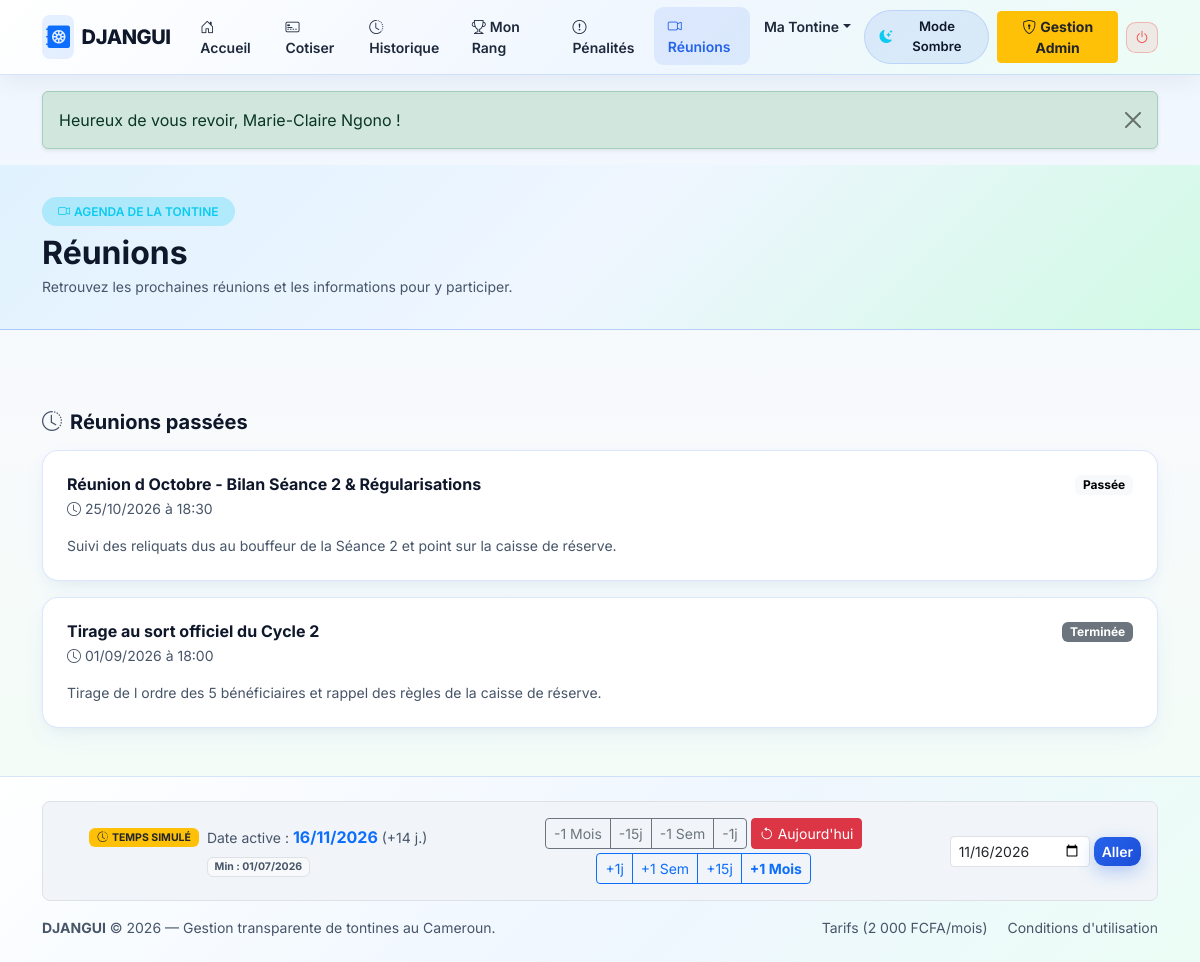
Screenshot of /member/meetings.php (signed in) with the database file from the repository.
### tables this page shows
CREATE TABLE meetings (
    id INT UNSIGNED AUTO_INCREMENT PRIMARY KEY,
    tontine_id INT UNSIGNED NOT NULL,
    titre VARCHAR(150) NOT NULL,
    date_heure DATETIME NOT NULL,
    lien_zoom VARCHAR(500) DEFAULT NULL,
    description TEXT DEFAULT NULL,
    statut ENUM('brouillon', 'publiee', 'terminee', 'annulee') NOT NULL DEFAULT 'brouillon',
    cree_par_id INT UNSIGNED NOT NULL,
    created_at DATETIME NOT NULL DEFAULT CURRENT_TIMESTAMP,

    CONSTRAINT fk_meetings_tontine FOREIGN KEY (tontine_id) REFERENCES tontines(id) ON DELETE CASCADE ON UPDATE CASCADE,
    CONSTRAINT fk_meetings_admin FOREIGN KEY (cree_par_id) REFERENCES users(id) ON DELETE RESTRICT ON UPDATE CASCADE,
    INDEX idx_meetings_tontine_date (tontine_id, statut, date_heure)
);

### includes/functions.php (called while the page is built, shortened)
<?php
function e($texte) {
    return htmlspecialchars((string)$texte, ENT_QUOTES, 'UTF-8');
}

### member/meetings.php (the view, shortened to what this page needs)
<?php
require_once __DIR__ . '/../includes/functions.php';
$tontine_id = (int)($_SESSION['tontine_id'] ?? 0);
$stmtMeetings = $pdo->prepare("
    SELECT id, titre, date_heure, lien_zoom, description, statut,
           (date_heure >= NOW()) AS est_a_venir
    FROM meetings
    WHERE tontine_id = ?
      AND statut IN ('publiee', 'terminee')
    ORDER BY (date_heure >= NOW()) DESC,
             CASE WHEN date_heure >= NOW() THEN date_heure END ASC,
             date_heure DESC
");
$stmtMeetings->execute([$tontine_id]);
$reunions = $stmtMeetings->fetchAll();
require_once __DIR__ . '/../includes/header.php';
require_once __DIR__ . '/../includes/navbar.php';
?>
<div class="page-header-dark">
    <div class="container">
        <span class="badge bg-info bg-opacity-25 text-info px-3 py-2 rounded-pill fw-semibold mb-2">
            <i class="bi bi-camera-video me-1"></i>AGENDA DE LA TONTINE
        </span>
        <h1 class="fw-bold h2 mb-1">Réunions</h1>
        <p class="text-muted small mb-0">
            Retrouvez les prochaines réunions et les informations pour y participer.
        </p>
    </div>
</div>
<main class="container pb-5">
    <?php if (empty($reunions)): ?>
        <div class="card card-djangui p-5 text-center mt-4">
            <i class="bi bi-calendar2-x fs-1 text-primary mb-2"></i>
            <h2 class="h5 fw-bold">Aucune réunion à afficher</h2>
            <p class="text-muted small mb-0">
                Les réunions seront affichées ici dès que la secrétaire les publiera.
            </p>
        </div>
    <?php else: ?>
        <?php
        $reunions_passees = array_filter($reunions, static fn($reunion) => (int)$reunion['est_a_venir'] !== 1);
        ?>
        <?php if (!empty($reunions_passees)): ?>
            <section class="mt-5" aria-labelledby="reunions-passees">
                <h2 id="reunions-passees" class="h5 fw-bold mb-3">
                    <i class="bi bi-clock-history text-muted me-2"></i>Réunions passées
                </h2>
                <div class="d-flex flex-column gap-3">
                    <?php foreach ($reunions_passees as $reunion): ?>
                        <article class="card card-djangui p-3 p-md-4">
                            <div class="d-flex flex-wrap justify-content-between align-items-start gap-2">
                                <div>
                                    <h3 class="h6 fw-bold mb-1"><?= e($reunion['titre']) ?></h3>
                                    <p class="small text-muted mb-0">
                                        <i class="bi bi-clock me-1"></i><?= date('d/m/Y à H:i', strtotime($reunion['date_heure'])) ?>
                                    </p>
                                </div>
                                <span class="badge <?= $reunion['statut'] === 'terminee' ? 'text-bg-secondary' : 'text-bg-light' ?>">
                                    <?= $reunion['statut'] === 'terminee' ? 'Terminée' : 'Passée' ?>
                                </span>
                            </div>
                            <?php if (!empty($reunion['description'])): ?>
                                <p class="text-muted small mt-3 mb-0"><?= nl2br(e($reunion['description'])) ?></p>
                            <?php endif; ?>
                        </article>
                    <?php endforeach; ?>
                </div>
            </section>
        <?php endif; ?>
    <?php endif; ?>
</main>
<?php require_once __DIR__ . '/../includes/footer.php'; ?>

### assets/css/style.css (style rules this page uses)
:root, [data-theme="light"] { --dj-bg-body: #f4f8fb; --dj-bg-body-gradient: linear-gradient(180deg, #eef6ff 0%, #f8fafc 45%, #f0fdf4 100%); --dj-bg-card: #fff; --dj-bg-section-alt: linear-gradient(135deg, #ffffff 0%, #f0f7ff 60%, #ecfdf5 100%); --dj-bg-box: #f1f5f9; --dj-text-main: #0f172a; --dj-text-muted: #475569; --dj-border-color: rgba(37, 99, 235, 0.16); --dj-navbar-bg: linear-gradient(135deg, rgba(255, 255, 255, 0.96) 0%, rgba(239, 246, 255, 0.96) 55%, rgba(236, 253, 245, 0.96) 100%); --dj-navbar-border: rgba(37, 99, 235, 0.18); --dj-navbar-shadow: 0 6px 24px rgba(15, 23, 42, 0.06); --dj-nav-link: #1e293b; --dj-nav-link-hover-bg: rgba(37, 99, 235, 0.10); --dj-nav-link-active: #2563eb; --dj-brand-text: #0f172a; --dj-hero-overlay: linear-gradient(125deg, rgba(255, 255, 255, 0.93) 0%, rgba(224, 242, 254, 0.88) 52%, rgba(209, 250, 229, 0.84) 100%); --dj-hero-title: #0f172a; --dj-hero-subtitle: #1e293b; --dj-hero-shadow: 0 2px 10px rgba(255, 255, 255, 0.8); --dj-hero-badge-bg: rgba(37, 99, 235, 0.10); --dj-hero-badge-border: rgba(37, 99, 235, 0.30); --dj-hero-invite-bg: rgba(255, 255, 255, 0.88); --dj-hero-invite-border: rgba(37, 99, 235, 0.25); --dj-phone-frame: linear-gradient(145deg, #ffffff 0%, #e2e8f0 100%); --dj-phone-border: #cbd5e1; --dj-phone-screen: #f8fafc; --dj-phone-tx-bg: #ffffff; --dj-phone-pot-bg: linear-gradient(135deg, #2563eb 0%, #0284c7 60%, #059669 100%); --dj-accent-card-bg: linear-gradient(135deg, #e0f2fe 0%, #eff6ff 50%, #d1fae5 100%); --dj-accent-card-border: rgba(37, 99, 235, 0.28); --dj-accent-card-text: #0f172a; --dj-accent-subbox-bg: rgba(255, 255, 255, 0.85); --dj-card-shadow: 0 10px 28px -6px rgba(37, 99, 235, 0.08), 0 4px 12px -3px rgba(15, 23, 42, 0.04); --dj-hover-shadow: 0 20px 38px -8px rgba(37, 99, 235, 0.22); --dj-table-head-bg: linear-gradient(90deg, #1e3a8a 0%, #2563eb 100%); --dj-table-head-text: #ffffff; --dj-blue: #2563eb; --dj-emerald: #059669; }
body { background: var(--dj-bg-body-gradient); background-color: var(--dj-bg-body); color: var(--dj-text-main); font-family: 'Inter', system-ui, -apple-system, sans-serif; min-height: 100vh; display: flex; flex-direction: column; transition: background 0.3s ease, color 0.25s ease; overflow-x: hidden; }
.text-muted { color: var(--dj-text-muted) !important; }
.card-djangui { background-color: var(--dj-bg-card); color: var(--dj-text-main); border: 1px solid var(--dj-border-color); border-radius: 1rem; box-shadow: var(--dj-card-shadow); transition: transform 0.28s ease, box-shadow 0.28s ease, border-color 0.28s ease, background-color 0.25s ease; }
.page-header-dark { background: var(--dj-accent-card-bg); color: var(--dj-accent-card-text); padding: 2rem 0; margin-bottom: 2rem; border-bottom: 1px solid var(--dj-accent-card-border); }

### rows the page displays
meetings: titre "Réunion d Octobre - Bilan Séance 2 & Régularisations", date_heure "25/10/2026 à 18:30", statut "Passée", description "Suivi des reliquats dus au bouffeur de la Séance 2 et point sur la caisse de réserve."
meetings: titre "Tirage au sort officiel du Cycle 2", date_heure "01/09/2026 à 18:00", statut "Terminée", description "Tirage de l ordre des 5 bénéficiaires et rappel des règles de la caisse de réserve."

### other values shown
$_SESSION['flash_texte'] "Heureux de vous revoir, Marie-Claire Ngono !"
$date_sim_str "16/11/2026"
$jours_ecart "14"
$date_min_str "01/07/2026"
date_actuelle('Y') "2026"
